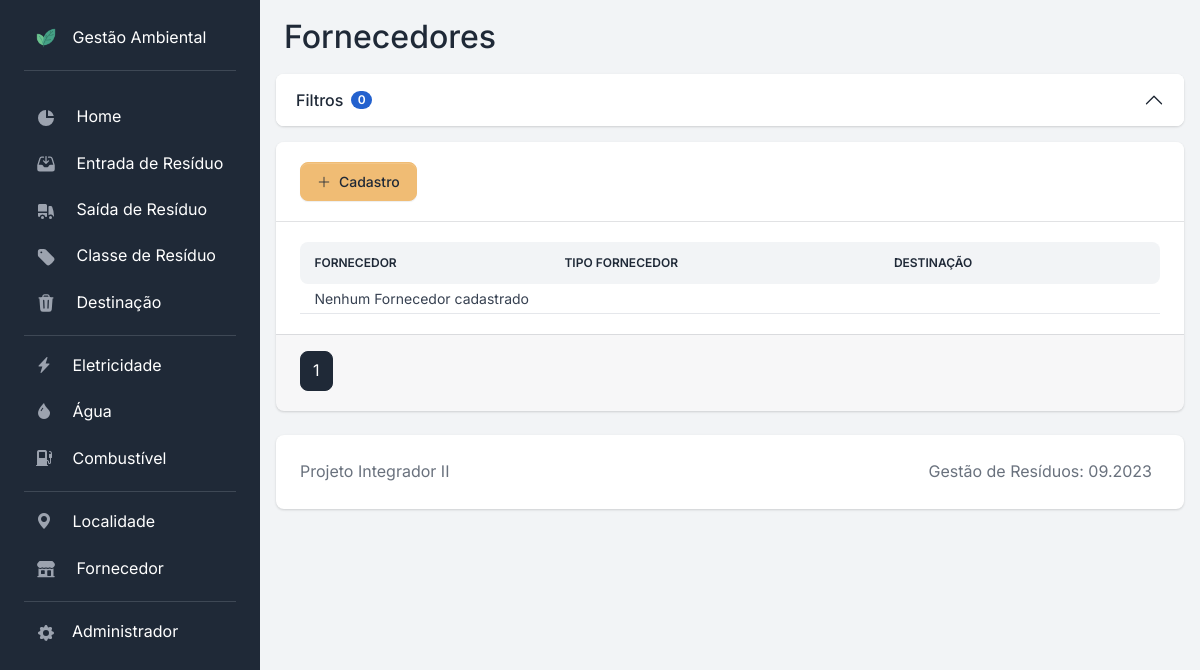
Before: /fornecedor/ with the older database file.
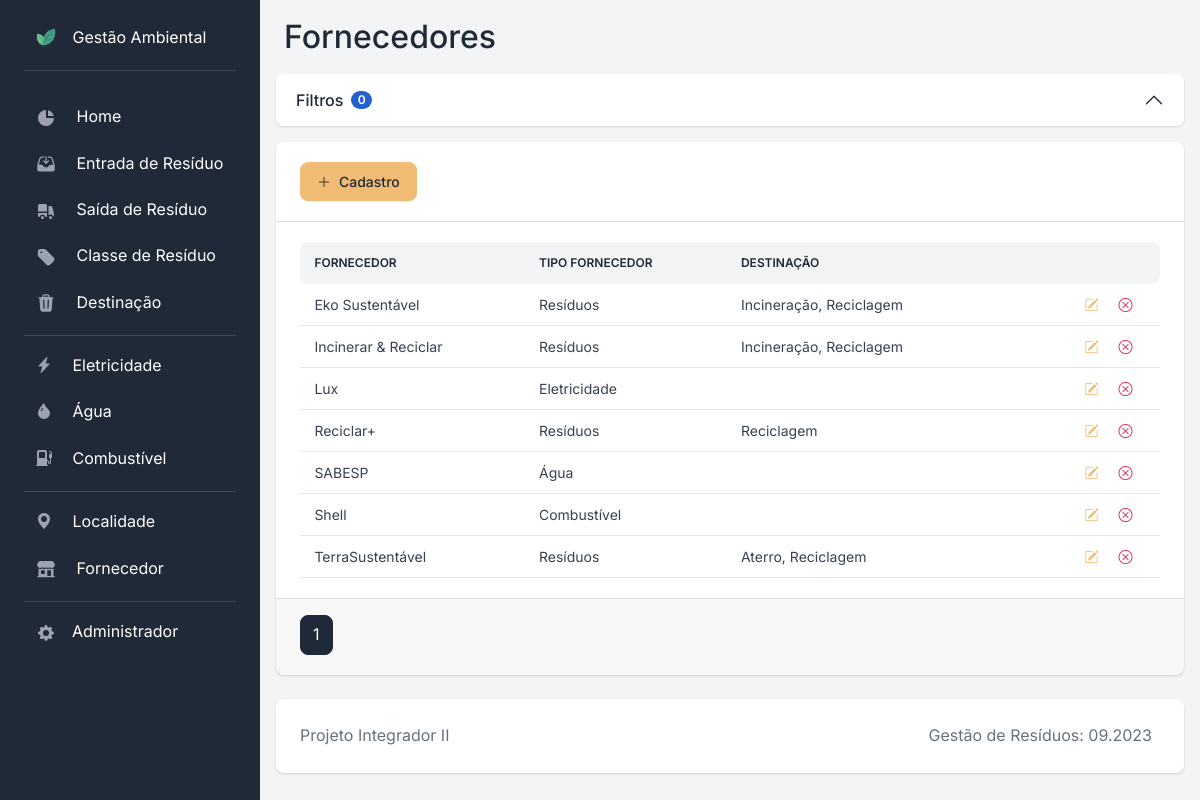
After: the same page with the newer database file.
### apps/fornecedor/models.py (models this page shows, shortened)
class Fornecedor(models.Model):
    id_fornecedor = models.AutoField(primary_key=True)
    nome = models.CharField(max_length=50, null=False, blank=False)
    tp_fornecedor = models.CharField(max_length=50, null=False, blank=False)
    destinacao = models.ManyToManyField(
        Destinacao,
        db_table="fornecedor_destinacao",
        related_name="fornecedor",
        blank=True,
    )
    class Meta:
        db_table = "fornecedor"
        ordering = ["nome"]
        verbose_name = "Fornecedor"
        verbose_name_plural = "Fornecedores"

### apps/destinacao/models.py (models this page shows)
class Destinacao(models.Model):
    id_destinacao = models.AutoField(primary_key=True)
    nome = models.CharField(max_length=50, null=False, blank=False)
    def __str__(self):
        return self.nome
    class Meta:
        db_table = "destinacao"
        ordering = ["nome"]
        verbose_name = "Destinação"
        verbose_name_plural = "Destinações"

### apps/fornecedor/views.py (the view)
# urls.py: path("", views.fornecedor_index, name="fornecedor"),
def fornecedor_index(request):
    page_number = request.GET.get("page")
    model_filter = FornecedorFilter(request.GET, queryset=Fornecedor.objects.all())
    query_paginated = Paginator(model_filter.qs, PAGESIZE)
    query_filtered = query_paginated.get_page(page_number)
    context = {
        "object_list": query_filtered,
        "filter_form": model_filter.form,
        "number_of_active_filters": count_active_filters(request, model_filter),
    }
    return render(request, "fornecedor/fornecedor.html", context)

### apps/utils.py (called while the page is built)
def count_active_filters(request, form):
    active_filters = []
    for field in request.GET.items():
        if field[0] != "page" and field[0] in form.data.keys() and field[1] != "":
            active_filters.append(field[0])
    return len(active_filters)

### templatetags/is_checkbox.py (called while the page is built)
@register.filter(name="is_multiple_choice")
def is_multiple_choice(field):
    return isinstance(field.field.widget, CheckboxSelectMultiple)

### templates/fornecedor/fornecedor.html (shortened to what this page needs)
{% extends 'base_card.html' %}
{% block title %}Fornecedores{% endblock %}
{% block content %}
<div class="table-responsive">
    <table class="table table-centered mb-0 rounded table-sm">
        <thead class="thead-light">
            <tr>
                <th class="align-middle border-0 rounded-start">Fornecedor</th>
                <th class="align-middle border-0">Tipo Fornecedor</th>
                <th class="align-middle border-0">Destinação</th>
                <th class="align-middle border-0 rounded-end"></th>
            </tr>
        </thead>
        <tbody>
            {% for entry in object_list %}
            <tr class="align-middle">
                <td>{{ entry.nome }}</td>
                <td>{{ entry.tp_fornecedor }}</td>
                <td>{{ entry.destinacao.all|join:", " }}</td>
                <td>
                    <div class="d-flex justify-content-end me-3">
                        <a href="{% url 'fornecedor_edit' pk=entry.id_fornecedor %}" title="Editar">
                            <button class="btn btn-sm shadow-none border-0">
                                <i class="bi bi-pencil-square text-secondary"></i>
                            </button>
                        </a>
                        <form onsubmit="return confirm('Confirmar deleção?');"
                            action="{% url 'fornecedor_delete' pk=entry.id_fornecedor %}" method="POST" value="delete">
                            <button class="btn btn-sm shadow-none border-0" title="Deletar">
                                <i class="bi bi-x-circle text-danger"></i>
                            </button>
                        </form>
                    </div>
                </td>
            </tr>
            {% empty %}
            <tr>
                <td colspan="5">Nenhum Fornecedor cadastrado</td>
            </tr>
            {% endfor %}
        </tbody>
    </table>
</div>
{% endblock content %}

### templates/base_card.html (shortened to what this page needs)
{% load static %}
<!DOCTYPE html>
<html lang="en">
    <head>
        <link type="text/css" href="{% static 'css/volt.css' %}" rel="stylesheet">
        <link rel="stylesheet"
              href="https://cdn.jsdelivr.net/npm/bootstrap-icons@1.10.5/font/bootstrap-icons.css">
    </head>
    <body>
        {% include "partials/sidebar.html" %}
        <main class="content">
            <nav class="navbar navbar-top navbar-expand navbar-dashboard navbar-dark ps-0 pe-2 pb-0">
                <div class="container-fluid px-0">
                    <div class="d-flex justify-content-between w-200"
                         id="navbarSupportedContent">
                        <div class="d-flex align-items-center">
                            <div class="px-2 pb-2">
                                <h2>
                                    {% block title %}
                                    {% endblock title %}
                                </h2>
                            </div>
                        </div>
                    </div>
                </div>
            </nav>
            {% include "partials/filters.html" %}
            <section class="card border-0 shadow">
                <div class="card-header pb-1 bg-white rounded-top">
                    <div class="d-flex justify-content-start">
                        <a href="cadastro">
                            <button type="button" class="btn btn-secondary mb-3">
                                <i class="bi bi-plus-lg pe-2"></i>Cadastro
                            </button>
                        </a>
                    </div>
                </div>
                <div class="card-body">
                    {% block content %}
                    {% endblock content %}
                </div>
                <div class="card-footer pt-0">{% include 'partials/paginate.html' %}</div>
            </section>
            {% include "partials/footer.html" %}
        </main>
    </body>
</html>

### templates/partials/sidebar.html (shortened to what this page needs)
{% load static %}
<nav id="sidebarMenu" class="sidebar d-lg-block bg-gray-800 text-white collapse" data-simplebar>
    <div class="sidebar-inner px-4 pt-3">
        <ul class="nav flex-column pt-3 pt-md-0">
            <li class="nav-item nav-link">
                <div class="d-flex align-items-center justify-content-between">
                    <div>
                        <span class="sidebar-icon">
                            <img src="{% static 'img/brand/leaves.png' %}" height="20" width="20" alt="Volt Logo">
                        </span>
                        <span class="mt-1 ms-1 sidebar-text">Gestão Ambiental</span>
                    </div>
                </div>
            </li>
            <hr class="mt-2 mb-4 border-gray-400">
            <li class="nav-item {% if 'home' in segment %} active {% endif %}">
                <a href="{% url 'home' %}" class="nav-link">
                    <span class="sidebar-icon">
                        <svg class="icon icon-xs me-2" fill="currentColor" viewBox="0 0 20 20"
                            xmlns="http://www.w3.org/2000/svg">
                            <path d="M2 10a8 8 0 018-8v8h8a8 8 0 11-16 0z"></path>
                            <path d="M12 2.252A8.014 8.014 0 0117.748 8H12V2.252z"></path>
                        </svg>
                    </span>
                    <span class="sidebar-text">Home</span>
                </a>
            </li>
            <li class="nav-item {% if 'entrada' in segment %} active {% endif %}">
                <a href="{% url 'entrada' %}" class="nav-link">
                    <span class="sidebar-icon">
                    </span>
                    <span class="sidebar-text">Entrada de Resíduo</span>
                </a>
            </li>
            <li class="nav-item {% if 'saida' in segment %} active {% endif %}">
                <a href="{% url 'saida' %}" class="nav-link">
                    <span class="sidebar-icon">
                    </span>
                    <span class="sidebar-text">Saída de Resíduo</span>
                </a>
            </li>
            <li class="nav-item {% if 'settings' in segment %} active {% endif %}">
                <a href="{% url 'classe' %}" class="nav-link">
                    <span class="sidebar-icon">
                    </span>
                    <span class="sidebar-text">Classe de Resíduo</span>
                </a>
            </li>
            <li class="nav-item {% if 'destinacao' in segment %} active {% endif %}">
                <a href="{% url 'destinacao' %}" class="nav-link">
                    <span class="sidebar-icon">
                    </span>
                    <span class="sidebar-text">Destinação</span>
                </a>
            </li>
            <hr class="mt-2 mb-2 border-gray-400">
            <li class="nav-item {% if 'eletricidade' in segment %} active {% endif %}">
                <a href="{% url 'eletricidade' %}" class="nav-link">
                    <span class="sidebar-icon">
                        <i class="bi bi-lightning-charge-fill me-2"></i>
                    </span>
                    <span class="sidebar-text">Eletricidade</span>
                </a>
            </li>
            <li class="nav-item {% if 'agua' in segment %} active {% endif %}">
                <a href="{% url 'agua' %}" class="nav-link">
                    <span class="sidebar-icon">
                        <i class="bi bi-droplet-fill me-2"></i>
                    </span>
                    <span class="sidebar-text">Água</span>
                </a>
            </li>
            <li class="nav-item {% if 'combustivel' in segment %} active {% endif %}">
                <a href="{% url 'combustivel' %}" class="nav-link">
                    <span class="sidebar-icon">
                        <i class="bi bi-fuel-pump-fill me-2"></i>
                    </span>
                    <span class="sidebar-text">Combustível</span>
                </a>
            </li>
            <hr class="mt-2 mb-2 border-gray-400">
            <li class="nav-item {% if 'settings' in segment %} active {% endif %}">
                <a href="{% url 'localidade' %}" class="nav-link">
                    <span class="sidebar-icon">
                        <i class="bi bi-geo-alt-fill me-2"></i>
                    </span>
                    <span class="sidebar-text">Localidade</span>
                </a>
            </li>
            <li class="nav-item {% if 'settings' in segment %} active {% endif %}">
                <a href="{% url 'fornecedor' %}" class="nav-link">
                    <span class="sidebar-icon">
                    </span>
                    <span class="sidebar-text">Fornecedor</span>
                </a>
            </li>
            <hr class="mt-2 mb-2 border-gray-400">
            <li class="nav-item">
                <a target="_blank" href="{% url 'admin:index' %}" class="nav-link d-flex align-items-center">
                    <span class="sidebar-icon">
                    </span>
                    <span class="sidebar-text">Administrador</span>
                </a>
            </li>
        </ul>
    </div>
</nav>

### templates/partials/messages.html (shortened to what this page needs)
{% load static %}

### templates/partials/filters.html (shortened to what this page needs)
{% load static %}
{% load is_checkbox %}
<div class="accordion card mb-3 border-0 shadow" id="FiltersAccordion">
    <div class="accordion-item bg-white rounded border-0">
        <h2 class="accordion-header rounded-top">
            <button class="accordion-button bg-white rounded shadow-none"
                    type="button"
                    data-bs-toggle="collapse"
                    data-bs-target="#FiltersCollapse"
                    aria-expanded="false"
                    aria-controls="FiltersCollapse">
                <h6 class="m-0 p-0">Filtros</h6>
                <span class="badge bg-info rounded-pill ms-2">{{ number_of_active_filters }}</span>
            </button>
        </h2>
    </div>
</div>

### templates/partials/paginate.html (shortened to what this page needs)
{% load static %}
{% load page_parser %}
<nav aria-label="Page navigation example" class="mt-3">
    <ul class="pagination mb-0">
        {% for i in object_list.paginator.page_range %}
            {% if i == object_list.number %}
                <li class="page-item active">
                    <a class="page-link" href="#">{{ i }} </a>
                </li>
            {% elif i > object_list.number|add:'-10' and i < object_list.number|add:'10' %}
                <li class="page-item">
                    <a class="page-link"
                       href="{% page_parser 'page' i request.GET.urlencode %}">{{ i }}</a>
                </li>
            {% elif i == object_list.number|add:'-10' or i == object_list.number|add:'10' %}
                <li class="page-item">
                    <span class="page-link">&hellip;</span>
                </li>
            {% endif %}
        {% endfor %}
    </ul>
</nav>

### templates/partials/footer.html
<footer class="bg-white rounded shadow p-4 mb-4 mt-4 text-muted">
    <div class="row">
        <div class="col-12 col-md-4 col-xl-6 mb-4 mb-md-0">
            <p class="mb-0 text-center text-lg-start">
                Projeto Integrador II
            </p>
        </div>
        <div class="col-12 col-md-8 col-xl-6 text-center text-lg-start">
            <ul class="list-inline list-group-flush list-group-borderless text-md-end mb-0">
                <li class="list-inline-item px-0 px-sm-2">
                    Gestão de Resíduos: 09.2023
                </li>
            </ul>
        </div>
    </div>
</footer>

### templates/partials/scripts.html (shortened to what this page needs)
{% load static %}

Changed rows visible on the page:
added Fornecedor: nome "Eko Sustentável", tp_fornecedor "Resíduos", destinacao.all "Incineração, Reciclagem"
added Fornecedor: nome "Incinerar & Reciclar", tp_fornecedor "Resíduos", destinacao.all "Incineração, Reciclagem"
added Fornecedor: nome "Lux", tp_fornecedor "Eletricidade"
added Fornecedor: nome "Reciclar+", tp_fornecedor "Resíduos", destinacao.all "Reciclagem"
added Fornecedor: nome "SABESP", tp_fornecedor "Água"
added Fornecedor: nome "Shell", tp_fornecedor "Combustível"
added Fornecedor: nome "TerraSustentável", tp_fornecedor "Resíduos", destinacao.all "Aterro, Reciclagem"
Other visible differences:
text no longer shown: "Nenhum Fornecedor cadastrado"
